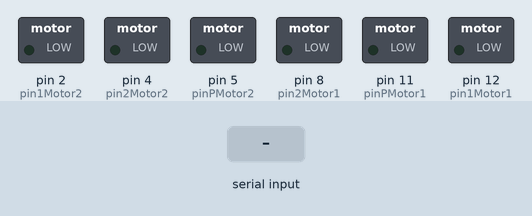
Recording of a sketch running on a simulated Arduino Uno, built with avr-gcc and run on an emulated ATmega328P. Shown: switched loads named in the sketch (green lamp = pin HIGH). The inputs (shaded band) are chosen by the test bench.

Above: at 1.2 s.
1.3 s: "z" received over Serial
At 2.3 s:
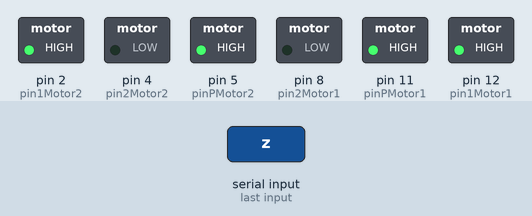
2.8 s: "s" received over Serial
At 4.2 s:
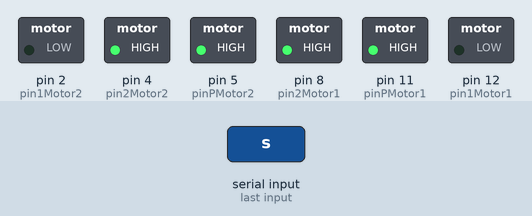
5.3 s: "q" received over Serial
At 6.5 s:
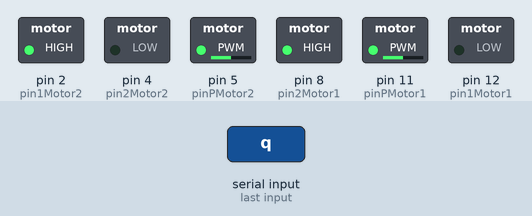
6.8 s: "d" received over Serial
At 7.7 s:
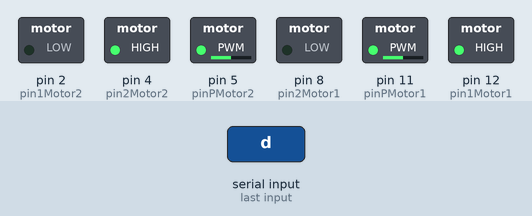
8.3 s: "z" received over Serial
At 8.8 s:
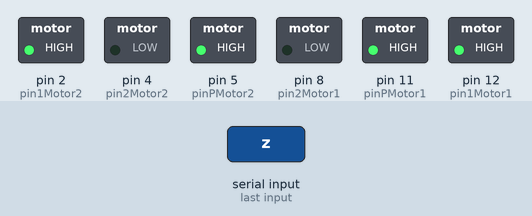
9.8 s: "s" received over Serial
At 10.6 s:
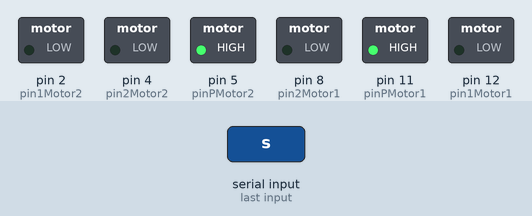
Timing chart, 0 to 12.8 s (numbered marks = the images above; inputs shaded):
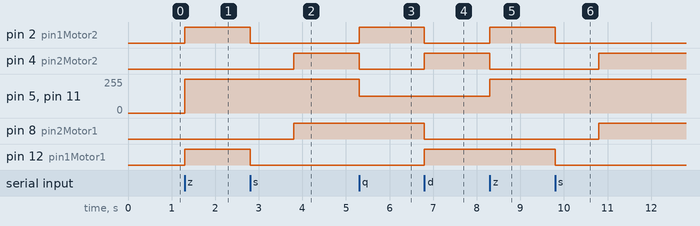

The sketch:

bluetooth_car.ino
```cpp
int pin1Motor1 = 12,
    pin2Motor1 = 8,
    pinPMotor1 = 11,
    pin1Motor2 = 2,
    pin2Motor2 = 4,
    pinPMotor2 = 5;

void setup() {
  pinMode(pin1Motor1, OUTPUT);
  pinMode(pin2Motor1, OUTPUT);
  pinMode(pinPMotor1, OUTPUT);
  pinMode(pin1Motor2, OUTPUT);
  pinMode(pin2Motor2, OUTPUT);
  pinMode(pinPMotor2, OUTPUT);

  Serial.begin(9600);
}

void loop() {
    while(Serial.available() == 0); // waiting for commands
    char c = Serial.read(); // command
    switch (c) {
        case 'z':
            moveOn();
            break;
        case 's':
            moveBack();
            break;
        case 'q':
            turnLeft();
            break;
        case 'd':
            turnRight();
            break;
        default:
            stop();
            break;
  }
}

void dirMotor(int motor, int direction, int percentage){
    int pin1, state1, pin2, state2, pinP, power;

    if(motor == 1){
        pin1 = pin1Motor1;
        pin2 = pin2Motor1;
        pinP = pinPMotor1;
    } else {
        pin1 = pin1Motor2;
        pin2 = pin2Motor2;
        pinP = pinPMotor2;
    }

    if(direction == 1){
        state1 = 1;
        state2 = 0;
    } else if(direction == -1){
        state1 = 0;
        state2 = 1;
    } else {
        state1 = 0;
        state2 = 0;
    }
    power = map(percentage, 0, 100, 0, 255);
    analogWrite(pinP, power);
    digitalWrite(pin1, state1);
    digitalWrite(pin2, state2);
}

void moveOn(){
    dirMotor(1,1,100);
    dirMotor(2,1,100);
    //Serial.println("----->> Move on ");
}

void moveBack(){
    dirMotor(1,0,100);
    dirMotor(2,0,100);
    delay(1000);
    dirMotor(1,-1,100);
    dirMotor(2,-1,100);
    delay(1000);
    //Serial.println("----->> Move back ");
}

void turnRight(){
    // delay(100);
    // dirMotor(1,-1,100);
    // dirMotor(2,0,0);
    // delay(100);
    dirMotor(1,1,50);
    dirMotor(2,-1,50);
    //delay(200);
    //Serial.println("----->> Turn right ");
}

void turnLeft(){
    // delay(100);
    // dirMotor(1,0,0);
    // dirMotor(2,-1,100);
    // delay(100);
    dirMotor(1,-1,50);
    dirMotor(2,1,50);
    //delay(200);
    //Serial.println("----->> Turn left ");
}

void stop(){
    dirMotor(1,0,0);
    dirMotor(2,0,0);
}
```

Measured:
- after the input at 1.3 s, pin 2 (pin1Motor2), pin 12 (pin1Motor1): LOW → HIGH at once; pin 5 (pinPMotor2), pin 11 (pinPMotor1): 0/255 → 255/255 at once
- after the input at 2.8 s, pin 2 (pin1Motor2), pin 12 (pin1Motor1): HIGH → LOW at once; pin 4 (pin2Motor2), pin 8 (pin2Motor1): LOW → HIGH after 1.0 s
- after the input at 5.3 s, pin 2 (pin1Motor2): LOW → HIGH at once; pin 4 (pin2Motor2): HIGH → LOW at once; pin 5 (pinPMotor2), pin 11 (pinPMotor1): 255/255 → 127/255 at once
- after the input at 6.8 s, pin 2 (pin1Motor2), pin 8 (pin2Motor1): HIGH → LOW at once; pin 4 (pin2Motor2), pin 12 (pin1Motor1): LOW → HIGH at once
- after the input at 8.3 s, pin 2 (pin1Motor2): LOW → HIGH at once; pin 4 (pin2Motor2): HIGH → LOW at once; pin 5 (pinPMotor2), pin 11 (pinPMotor1): 127/255 → 255/255 at once
- after the input at 9.8 s, pin 2 (pin1Motor2), pin 12 (pin1Motor1): HIGH → LOW at once; pin 4 (pin2Motor2), pin 8 (pin2Motor1): LOW → HIGH after 1.0 s
